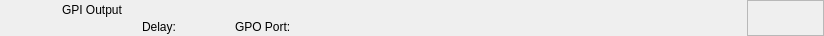
<?xml version="1.0" encoding="UTF-8"?>
<ui version="4.0">
 <class>RundownGpiOutputWidget</class>
 <widget class="QWidget" name="RundownGpiOutputWidget">
  <property name="geometry">
   <rect>
    <x>0</x>
    <y>0</y>
    <width>824</width>
    <height>36</height>
   </rect>
  </property>
  <layout class="QHBoxLayout" name="horizontalLayout">
   <property name="spacing">
    <number>0</number>
   </property>
   <property name="margin">
    <number>0</number>
   </property>
   <item>
    <widget class="QFrame" name="frameItem">
     <property name="sizePolicy">
      <sizepolicy hsizetype="Preferred" vsizetype="Fixed">
       <horstretch>0</horstretch>
       <verstretch>0</verstretch>
      </sizepolicy>
     </property>
     <property name="minimumSize">
      <size>
       <width>0</width>
       <height>36</height>
      </size>
     </property>
     <widget class="QLabel" name="labelIcon">
      <property name="geometry">
       <rect>
        <x>22</x>
        <y>2</y>
        <width>32</width>
        <height>32</height>
       </rect>
      </property>
      <property name="text">
       <string/>
      </property>
      <property name="pixmap">
       <pixmap resource="../Resource.qrc">:/Graphics/Images/GpiOutput.png</pixmap>
      </property>
      <property name="scaledContents">
       <bool>true</bool>
      </property>
     </widget>
     <widget class="QLabel" name="labelLabel">
      <property name="geometry">
       <rect>
        <x>62</x>
        <y>2</y>
        <width>561</width>
        <height>16</height>
       </rect>
      </property>
      <property name="text">
       <string>GPI Output</string>
      </property>
     </widget>
     <widget class="QLabel" name="labelColor">
      <property name="geometry">
       <rect>
        <x>0</x>
        <y>0</y>
        <width>18</width>
        <height>36</height>
       </rect>
      </property>
      <property name="text">
       <string/>
      </property>
     </widget>
     <widget class="QLabel" name="labelGroupColor">
      <property name="geometry">
       <rect>
        <x>0</x>
        <y>0</y>
        <width>6</width>
        <height>36</height>
       </rect>
      </property>
      <property name="text">
       <string/>
      </property>
     </widget>
     <widget class="QLabel" name="labelDelay">
      <property name="geometry">
       <rect>
        <x>142</x>
        <y>19</y>
        <width>83</width>
        <height>16</height>
       </rect>
      </property>
      <property name="text">
       <string>Delay:</string>
      </property>
     </widget>
     <widget class="QLabel" name="labelGpiOutputPort">
      <property name="geometry">
       <rect>
        <x>235</x>
        <y>19</y>
        <width>260</width>
        <height>16</height>
       </rect>
      </property>
      <property name="text">
       <string>GPO Port:</string>
      </property>
     </widget>
    </widget>
   </item>
   <item>
    <widget class="QFrame" name="frameStatus">
     <property name="minimumSize">
      <size>
       <width>77</width>
       <height>0</height>
      </size>
     </property>
     <property name="maximumSize">
      <size>
       <width>77</width>
       <height>16777215</height>
      </size>
     </property>
     <property name="frameShape">
      <enum>QFrame::StyledPanel</enum>
     </property>
     <property name="frameShadow">
      <enum>QFrame::Raised</enum>
     </property>
     <widget class="QLabel" name="labelGpiConnected">
      <property name="geometry">
       <rect>
        <x>1</x>
        <y>2</y>
        <width>32</width>
        <height>32</height>
       </rect>
      </property>
      <property name="minimumSize">
       <size>
        <width>32</width>
        <height>32</height>
       </size>
      </property>
      <property name="maximumSize">
       <size>
        <width>32</width>
        <height>32</height>
       </size>
      </property>
      <property name="lineWidth">
       <number>0</number>
      </property>
      <property name="text">
       <string/>
      </property>
      <property name="pixmap">
       <pixmap resource="../Resource.qrc">:/Graphics/Images/GpiConnected.png</pixmap>
      </property>
      <property name="scaledContents">
       <bool>true</bool>
      </property>
     </widget>
     <widget class="QLabel" name="labelDisconnected">
      <property name="geometry">
       <rect>
        <x>32</x>
        <y>2</y>
        <width>32</width>
        <height>32</height>
       </rect>
      </property>
      <property name="minimumSize">
       <size>
        <width>32</width>
        <height>32</height>
       </size>
      </property>
      <property name="maximumSize">
       <size>
        <width>32</width>
        <height>32</height>
       </size>
      </property>
      <property name="text">
       <string/>
      </property>
      <property name="pixmap">
       <pixmap resource="../Resource.qrc">:/Graphics/Images/Disconnected.png</pixmap>
      </property>
      <property name="scaledContents">
       <bool>true</bool>
      </property>
     </widget>
     <widget class="QLabel" name="labelActiveColor">
      <property name="geometry">
       <rect>
        <x>69</x>
        <y>0</y>
        <width>8</width>
        <height>36</height>
       </rect>
      </property>
      <property name="minimumSize">
       <size>
        <width>8</width>
        <height>36</height>
       </size>
      </property>
      <property name="maximumSize">
       <size>
        <width>8</width>
        <height>36</height>
       </size>
      </property>
      <property name="text">
       <string/>
      </property>
     </widget>
    </widget>
   </item>
  </layout>
 </widget>
 <resources>
  <include location="../Resource.qrc"/>
 </resources>
 <connections/>
 <slots>
  <slot>addToCombo()</slot>
 </slots>
</ui>
